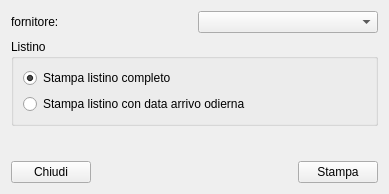
<?xml version="1.0" encoding="UTF-8"?>
<ui version="4.0">
 <class>ReportListino</class>
 <widget class="QWidget" name="ReportListino">
  <property name="geometry">
   <rect>
    <x>0</x>
    <y>0</y>
    <width>389</width>
    <height>194</height>
   </rect>
  </property>
  <property name="windowTitle">
   <string>Stampa listino</string>
  </property>
  <layout class="QVBoxLayout" name="verticalLayout_2">
   <item>
    <layout class="QHBoxLayout" name="horizontalLayout_2" stretch="0,0">
     <item>
      <widget class="QLabel" name="label">
       <property name="text">
        <string>fornitore:</string>
       </property>
      </widget>
     </item>
     <item>
      <widget class="QComboBox" name="fornitoreComboBox"/>
     </item>
    </layout>
   </item>
   <item>
    <widget class="QGroupBox" name="groupBox">
     <property name="title">
      <string>Listino</string>
     </property>
     <layout class="QVBoxLayout" name="verticalLayout">
      <item>
       <widget class="QRadioButton" name="listinoPrintAll">
        <property name="text">
         <string>Stampa listino completo</string>
        </property>
        <property name="checked">
         <bool>true</bool>
        </property>
       </widget>
      </item>
      <item>
       <widget class="QRadioButton" name="listinoPrintCurrentDate">
        <property name="text">
         <string>Stampa listino con data arrivo odierna</string>
        </property>
       </widget>
      </item>
     </layout>
    </widget>
   </item>
   <item>
    <spacer name="verticalSpacer">
     <property name="orientation">
      <enum>Qt::Vertical</enum>
     </property>
     <property name="sizeHint" stdset="0">
      <size>
       <width>20</width>
       <height>40</height>
      </size>
     </property>
    </spacer>
   </item>
   <item>
    <layout class="QHBoxLayout" name="horizontalLayout">
     <item>
      <widget class="QPushButton" name="closeButton">
       <property name="text">
        <string>Chiudi</string>
       </property>
      </widget>
     </item>
     <item>
      <spacer name="horizontalSpacer">
       <property name="orientation">
        <enum>Qt::Horizontal</enum>
       </property>
       <property name="sizeHint" stdset="0">
        <size>
         <width>40</width>
         <height>20</height>
        </size>
       </property>
      </spacer>
     </item>
     <item>
      <widget class="QPushButton" name="printButton">
       <property name="text">
        <string>Stampa</string>
       </property>
      </widget>
     </item>
    </layout>
   </item>
  </layout>
 </widget>
 <resources/>
 <connections>
  <connection>
   <sender>closeButton</sender>
   <signal>clicked()</signal>
   <receiver>ReportListino</receiver>
   <slot>close()</slot>
   <hints>
    <hint type="sourcelabel">
     <x>64</x>
     <y>202</y>
    </hint>
    <hint type="destinationlabel">
     <x>35</x>
     <y>212</y>
    </hint>
   </hints>
  </connection>
  <connection>
   <sender>printButton</sender>
   <signal>clicked(bool)</signal>
   <receiver>ReportListino</receiver>
   <slot>print()</slot>
   <hints>
    <hint type="sourcelabel">
     <x>365</x>
     <y>200</y>
    </hint>
    <hint type="destinationlabel">
     <x>397</x>
     <y>194</y>
    </hint>
   </hints>
  </connection>
  <connection>
   <sender>fornitoreComboBox</sender>
   <signal>activated(QString)</signal>
   <receiver>ReportListino</receiver>
   <slot>updateFornitore(QString)</slot>
   <hints>
    <hint type="sourcelabel">
     <x>322</x>
     <y>20</y>
    </hint>
    <hint type="destinationlabel">
     <x>396</x>
     <y>20</y>
    </hint>
   </hints>
  </connection>
  <connection>
   <sender>listinoPrintAll</sender>
   <signal>clicked()</signal>
   <receiver>ReportListino</receiver>
   <slot>setReport()</slot>
   <hints>
    <hint type="sourcelabel">
     <x>292</x>
     <y>77</y>
    </hint>
    <hint type="destinationlabel">
     <x>395</x>
     <y>86</y>
    </hint>
   </hints>
  </connection>
  <connection>
   <sender>listinoPrintCurrentDate</sender>
   <signal>clicked()</signal>
   <receiver>ReportListino</receiver>
   <slot>setReport()</slot>
   <hints>
    <hint type="sourcelabel">
     <x>341</x>
     <y>111</y>
    </hint>
    <hint type="destinationlabel">
     <x>399</x>
     <y>113</y>
    </hint>
   </hints>
  </connection>
 </connections>
 <slots>
  <slot>print()</slot>
  <slot>setReport()</slot>
  <slot>updateFornitore(QString)</slot>
 </slots>
</ui>
